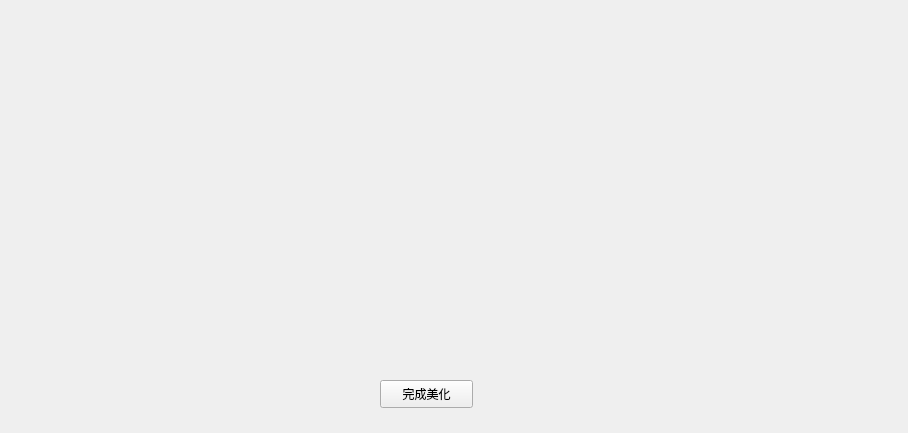
<?xml version="1.0" encoding="UTF-8"?>
<ui version="4.0">
 <class>use</class>
 <widget class="QWidget" name="use">
  <property name="geometry">
   <rect>
    <x>0</x>
    <y>0</y>
    <width>908</width>
    <height>433</height>
   </rect>
  </property>
  <property name="windowTitle">
   <string>Form</string>
  </property>
  <widget class="QPushButton" name="backbutton">
   <property name="geometry">
    <rect>
     <x>380</x>
     <y>380</y>
     <width>93</width>
     <height>28</height>
    </rect>
   </property>
   <property name="text">
    <string>完成美化</string>
   </property>
  </widget>
  <widget class="QLabel" name="piclabel">
   <property name="geometry">
    <rect>
     <x>30</x>
     <y>30</y>
     <width>751</width>
     <height>331</height>
    </rect>
   </property>
   <property name="text">
    <string/>
   </property>
  </widget>
 </widget>
 <resources/>
 <connections/>
</ui>
